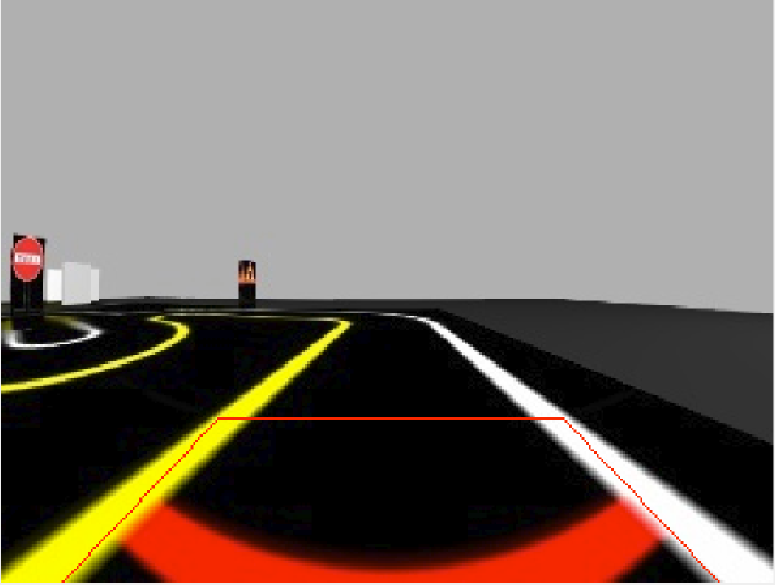
#> input picture day06/road.png, 1549 x 1169 px (shown at 1/2 size)
$ python car_line.py
#> lines starting #> are read from the running program, lines starting #| are printed output that depends on the picture; after the words box and inside, x2 and y2 are one past the last pixel; in counts of white or black regions, pixels touching at a corner belong together
import cv2 as cv
import numpy as np

# 1단계: 이미지 로드
img = cv.imread('road.png')
#> img is the input picture: shape (1169, 1549, 3); mean B, G, R 102.5, 111.6, 122.4
#print(f"원본 이미지 크기 :{img.shape}") # 실제 크기 확인

scale = 0.5
img_resized = cv.resize(img, (int(img.shape[1]*scale), int(img.shape[0]*scale)))
print(f"축소된 이미지 크기 :{img_resized.shape}") # 실제 크기 확인
#| 축소된 이미지 크기 :(584, 774, 3)
gray = cv.cvtColor(img_resized, cv.COLOR_BGR2GRAY)
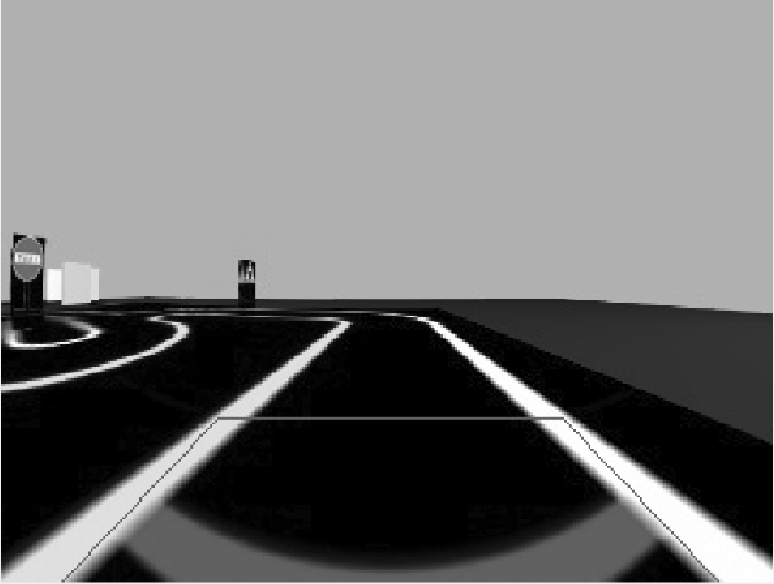
#> gray: shape (584, 774); min 0, max 255, mean 113.8

# 2단계: Canny 에지 검출 (day04.md 참고)
edges = cv.Canny(gray, 100, 200, apertureSize=3)
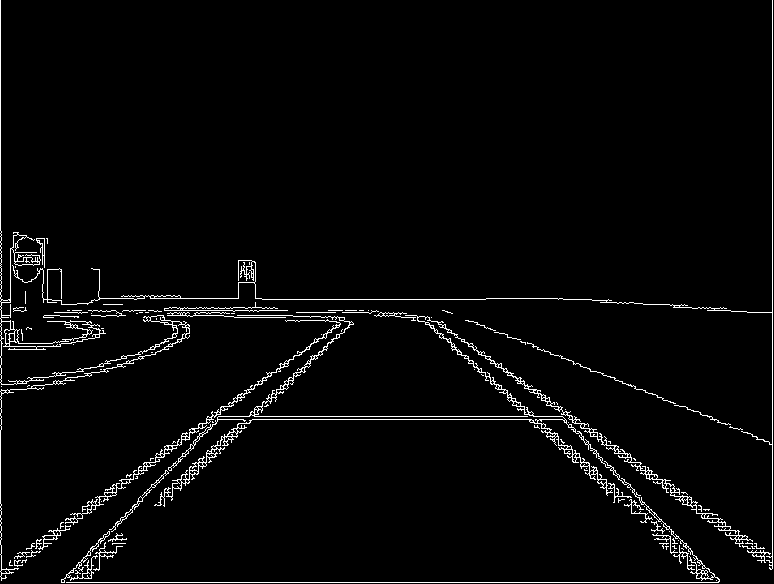
#> edges: shape (584, 774); 2.9% white in thin lines or dots

# 3단계: 허프 직선 변환
#lines = cv.HoughLinesP(edges, 1, np.pi/180, threshold=30, minLineLength=30, maxLineGap=10)
lines = cv.HoughLinesP(edges, 1, np.pi/180, threshold=10, minLineLength=10, maxLineGap=6)
#> lines = 378 rows, first 6: [772, 568, 772, 0], [0, 309, 0, 0], [61, 582, 718, 582], [262, 299, 485, 299], [207, 416, 574, 416], [1, 580, 1, 504]

# 4단계: 검출된 직선을 원본 이미지에 그리기
if lines is not None:
    for line in lines:
        x1, y1, x2, y2 = line[0]
        cv.line(img_resized, (x1, y1), (x2, y2), (0, 255, 0), 2)
#> this loop made 378 passes
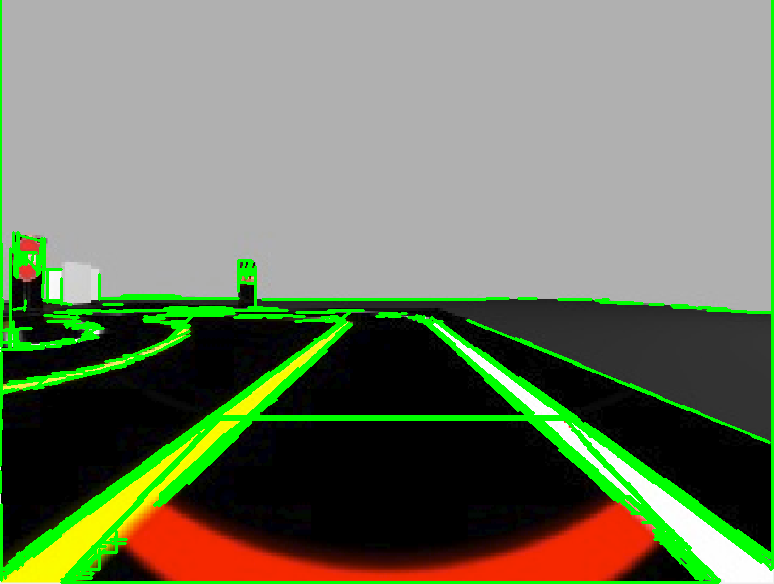
#> img_resized: shape (584, 774, 3); mean B, G, R 96.4, 122.3, 111.5

cv.imshow('Original', gray)
cv.imshow('Edges', edges)
cv.imshow('Hough Lines', img_resized)
cv.waitKey(0)
cv.destroyAllWindows()


import cv2 as cv
import numpy as np

# 1단계: 이미지 로드
img = cv.imread('road.png')
#print(f"원본 이미지 크기 :{img.shape}") # 실제 크기 확인

scale = 0.2
img_resized = cv.resize(img, (int(img.shape[1]*scale), int(img.shape[0]*scale)))
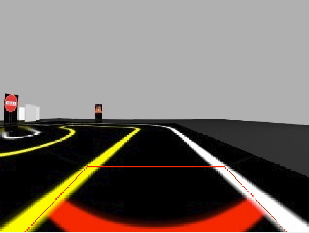
#> img_resized: shape (233, 309, 3); mean B, G, R 102.5, 111.5, 122
print(f"축소된 이미지 크기 :{img_resized.shape}") # 실제 크기 확인
#| 축소된 이미지 크기 :(233, 309, 3)
gray = cv.cvtColor(img_resized, cv.COLOR_BGR2GRAY)
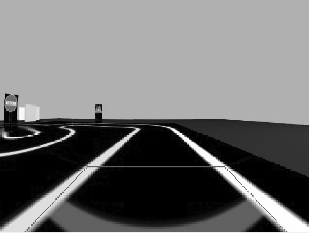
#> gray: shape (233, 309); min 0, max 255, mean 113.6

# 2단계: Canny 에지 검출 (day04.md 참고)
edges = cv.Canny(gray, 100, 200, apertureSize=3)
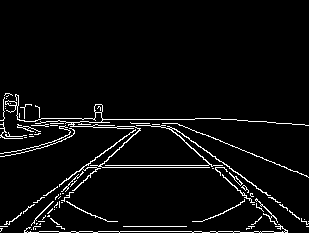
#> edges: shape (233, 309); 4.6% white in thin lines or dots, all inside (x1, y1, x2, y2) = (0, 93, 309, 233)

# 3단계: 허프 직선 변환
#lines = cv.HoughLinesP(edges, 1, np.pi/180, threshold=30, minLineLength=30, maxLineGap=10)
lines = cv.HoughLinesP(edges, 1, np.pi/180, threshold=50, minLineLength=100, maxLineGap=10)
#> lines = 13 rows, first 6: [71, 231, 239, 231], [0, 228, 150, 119], [166, 119, 307, 176], [82, 167, 229, 167], [161, 119, 306, 224], [85, 165, 227, 165]

# 4단계: 검출된 직선을 원본 이미지에 그리기
if lines is not None:
    for line in lines:
        x1, y1, x2, y2 = line[0]
        cv.line(img_resized, (x1, y1), (x2, y2), (0, 255, 0), 2)
#> this loop made 13 passes
#> (x1, y1, x2, y2) on passes 1 to 12: (71, 231, 239, 231), (0, 228, 150, 119), (166, 119, 307, 176), (82, 167, 229, 167), (161, 119, 306, 224), (85, 165, 227, 165), (39, 117, 156, 119), (26, 232, 147, 123), (166, 123, 287, 232), (159, 119, 280, 228), (35, 120, 136, 127), (31, 125, 140, 128)
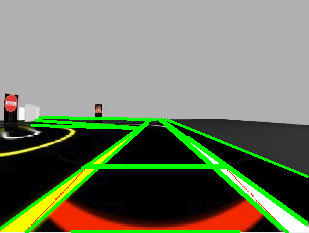
#> img_resized: shape (233, 309, 3); 7.09% of pixels changed, all inside (x1, y1, x2, y2) = (0, 116, 309, 233)

cv.imshow('Original', gray)
cv.imshow('Edges', edges)
cv.imshow('Hough Lines', img_resized)
cv.waitKey(0)
cv.destroyAllWindows()
